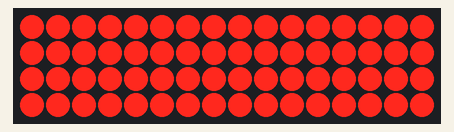
This sketch was run on a simulated Arduino Uno, built with avr-gcc and run on an emulated ATmega328P. Shown: 16×4 LED matrix. Wiring (inferred from the names in the program): LED cube drawn one layer per row (orientation assumed): layers A3, A2, A1, A0; columns pin 13, pin 12, pin 11, pin 10, pin 9, pin 8, pin 7, pin 6, pin 5, pin 4, pin 3, pin 2, pin 1, pin 0, A5, A4.

Above: at 0.8 s.
At 2.9 s:
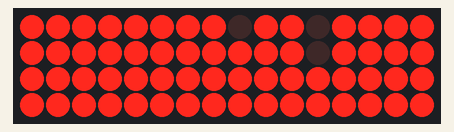
At 8.8 s:
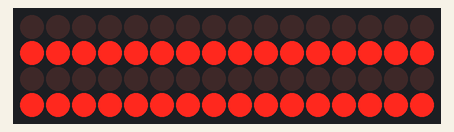
At 17.6 s:
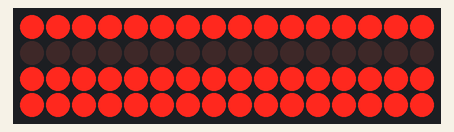
At 24.9 s:
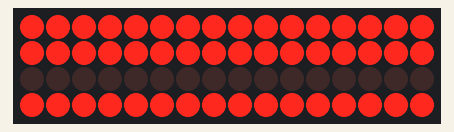
At 33.6 s:
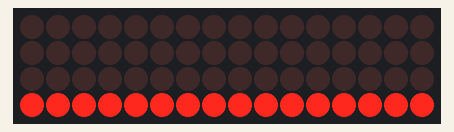

Measured:
- what the display in image 0 shows lasts 0.8 s, from 0.7 s to 1.5 s
- what the display in image 1 shows lasts 0.7 s, from 2.9 s to 3.6 s
- what the display in image 2 shows lasts 1.5 s, from 8.7 s to 10.2 s
- what the display in image 3 shows lasts 3.0 s, from 17.5 s to 20.5 s
- what the display in image 4 shows lasts 2.2 s, from 24.8 s to 27.0 s
- what the display in image 5 shows lasts 4.3 s, from 33.5 s to 37.8 s

The sketch:

led-cube-4x4x4.ino
```cpp
// Marquee effect on 4x4x4 led cube

  #define charSize 4
  #define maxTextLength 20
  #define maxBufferLength 107 // chars * 4 + ((char - 1) * space) + 4 spaces in front + 4 spaces in the back)
  // size of the matrix, and thus the size of the characters
  // const int charSize = 4;

  // timing variables
  const int frameTime = 500;
  //const int stepTime = 250;
  //const int halfStep = stepTime / 2;
  //const int doubleStep = stepTime * 2;

  // initial pin mapping
  int pinLayer[4]={A3,A2,A1,A0}; //initializing and declaring led layers
  int pinColumn[16]={13,12,11,10,9,8,7,6,5,4,3,2,1,0,A5,A4}; //initializing and declaring led rows

  // mapping the display slices to pins
  int frontOuterDisplay[4] = {A4, A5, 0, 1};
  int backOuterDisplay[4] = {10, 11, 12, 13};
  int frontInnerDisplay[4] = {2, 3, 4, 5};
  int backInnerDisplay[4] = {6, 7, 8, 9};
  int layerDisplay[4] = {A3,A2,A1,A0};  // layers up to down

  // contents to write to the cube in each timing step
  // the buffer will be written to the middle two slices of the cube, front and back faces are turned off.
  bool displayBuffer[4][4] = {
      {0,0,0,0},
      {0,0,0,0},
      {0,0,0,0},
      {0,0,0,0}
    };

  // the combination of charmaps to write to the display are constructed in this buffer
  bool textBuffer[charSize][maxBufferLength];
  int actualTextLength = 0;
  int actualBufferLength = 0;
  bool *marqueeFinger;
  bool *bufferEndFinger;

  // character maps
  const bool charmap_none[4][4] = {
    {0,0,0,0},
    {0,0,0,0},
    {0,0,0,0},
    {0,0,0,0}
  };
  const bool charmap_all[4][4] = {
    {1,1,1,1},
    {1,1,1,1},
    {1,1,1,1},
    {1,1,1,1}
  };
  const bool charmap_a[4][4] = {
    {0,1,1,0},
    {1,0,0,1},
    {1,1,1,1},
    {1,0,0,1}
  };
  const bool charmap_b[4][4] = {
    {1,0,0,0},
    {1,0,0,0},
    {1,1,1,1},
    {1,1,1,1}
  };
  const bool charmap_c[4][4] = {
    {0,1,1,1},
    {1,0,0,0},
    {1,0,0,0},
    {0,1,1,1}
  };
  const bool charmap_d[4][4] = {
    {0,0,0,1},
    {0,0,0,1},
    {1,1,1,1},
    {1,1,1,1}
  };
  const bool charmap_e[4][4] = {
    {1,1,1,1},
    {1,0,0,0},
    {1,1,1,0},
    {1,1,1,1}
  };
  const bool charmap_f[4][4] = {
    {1,1,1,1},
    {1,0,0,0},
    {1,1,1,0},
    {1,0,0,0}
  };
  const bool charmap_g[4][4] = {
    {1,1,1,1},
    {1,1,1,1},
    {0,0,0,1},
    {1,1,1,1}
  };
  const bool charmap_h[4][4] = {
    {1,0,0,1},
    {1,0,0,1},
    {1,1,1,1},
    {1,0,0,1}
  };
  const bool charmap_i[4][4] = {
    {0,1,1,0},
    {0,1,1,0},
    {0,1,1,0},
    {0,1,1,0}
  };
  const bool charmap_j[4][4] = {
    {0,0,1,0},
    {0,0,1,0},
    {0,0,1,0},
    {1,1,1,0}
  };
  const bool charmap_k[4][4] = {
    {1,0,0,1},
    {1,0,1,0},
    {1,1,1,0},
    {1,0,0,1}
  };
  const bool charmap_l[4][4] = {
    {0,1,0,0},
    {0,1,0,0},
    {0,1,0,0},
    {0,1,1,1}
  };
  const bool charmap_m[4][4] = {
    {1,0,0,1},
    {1,1,1,1},
    {1,0,0,1},
    {1,0,0,1}
  };
  const bool charmap_n[4][4] = {
    {1,0,0,1},
    {1,1,0,1},
    {1,0,1,1},
    {1,0,0,1}
  };
  const bool charmap_o[4][4] = {
    {1,1,1,1},
    {1,0,0,1},
    {1,0,0,1},
    {1,1,1,1}
  };
  const bool charmap_p[4][4] = {
    {1,1,1,1},
    {1,1,1,1},
    {1,0,0,0},
    {1,0,0,0}
  };
  const bool charmap_q[4][4] = {
    {1,1,1,0},
    {1,0,1,0},
    {1,1,1,0},
    {0,0,0,1}
  };
  const bool charmap_r[4][4] = {
    {1,1,1,0},
    {1,0,0,1},
    {1,1,1,0},
    {1,0,0,1}
  };
  const bool charmap_s[4][4] = {
    {1,1,1,0},
    {1,1,1,0},
    {0,0,0,1},
    {1,1,1,0}
  };
  const bool charmap_t[4][4] = {
    {1,1,1,0},
    {0,1,0,0},
    {0,1,0,0},
    {0,1,0,0}
  };
  const bool charmap_u[4][4] = {
    {1,0,0,1},
    {1,0,0,1},
    {1,0,0,1},
    {1,1,1,1}
  };
  const bool charmap_v[4][4] = {
    {1,0,0,1},
    {1,0,0,1},
    {1,0,0,1},
    {0,1,1,0}
  };
  const bool charmap_w[4][4] = {
    {1,0,0,1},
    {1,0,0,1},
    {1,1,1,1},
    {0,1,1,0}
  };
  const bool charmap_x[4][4] = {
    {1,0,0,1},
    {0,1,1,0},
    {0,1,1,0},
    {1,0,0,1}
  };
  const bool charmap_y[4][4] = {
    {1,0,0,1},
    {0,1,1,1},
    {0,0,0,1},
    {1,1,1,1}
  };
  const bool charmap_z[4][4] = {
    {1,1,1,1},
    {0,0,1,0},
    {0,1,0,0},
    {1,1,1,1}
  };

void setup() {
  setupPhysicalDisplay();

  clearTextBuffer();

  // string to write
  String marqueeText = "haye en silje";
  buildMarqueeText(marqueeText);

  marqueeFinger = textBuffer[0];
}

void loop() {
  loadFrameFromTextBuffer(marqueeFinger);
  render();
  marqueeFinger++;

  // reset the finger when at the end of the text
  if(marqueeFinger==bufferEndFinger)
    marqueeFinger = textBuffer[0];
}

/***********
  Setup functions
************/

void setupPhysicalDisplay() {
  for(int i = 0; i<16; i++) {
    pinMode(pinColumn[i], OUTPUT);  //setting rows to ouput
  }

  for(int i = 0; i<4; i++) {
    pinMode(pinLayer[i], OUTPUT);  //setting layers to output
  }

  turnEverythingOff();
}

/***********
  Rendering
************/

void render() {
  for(int t = frameTime; t>0; t--) {  // for the duration of a frame
    renderFrame();
  }
}

void renderFrame() {
  for(int row = 0; row < charSize; row++) {  // multiplex through the frame in the buffer
    for(int col = 0; col < charSize; col++) {
      turnEverythingOff();
      if(displayBuffer[row][col]) {
        digitalWrite(frontInnerDisplay[col], LOW);
        digitalWrite(backInnerDisplay[col], LOW);
        digitalWrite(layerDisplay[row], HIGH);
      }
    }
  }
}

void fillBufferWithFrame(const int frame[charSize][charSize]){
  for(int row = 0; row < charSize; row++) {
    for(int col = 0; col < charSize; col++) {
      displayBuffer[row][col] = frame[row][col];
    }
  }
}

void loadFrameFromTextBuffer(bool* finger) {
  for(int row = 0; row < charSize; row++) {
    for(int col = 0; col < charSize; col++) {
      displayBuffer[row][col] = (bool) *(finger + (row * maxBufferLength) + col);
    }
  }
}

/***********
  Managing textBuffer functions
************/

void clearTextBuffer() {
  for(int row = 0; row < charSize; row++) {
    for(int col = 0; col < maxBufferLength; col++) {
      textBuffer[row][col] = 0;
    }
  }
}

const bool* getMapForChar(char c) {
  switch(c) {
    case 'a':
      return charmap_a[0];
      break;
    case 'b':
      return charmap_b[0];
      break;
    case 'c':
      return charmap_c[0];
      break;
    case 'd':
      return charmap_d[0];
      break;
    case 'e':
      return charmap_e[0];
      break;
    case 'f':
      return charmap_f[0];
      break;
    case 'g':
      return charmap_g[0];
      break;
    case 'h':
      return charmap_h[0];
      break;
    case 'i':
      return charmap_i[0];
      break;
    case 'j':
      return charmap_j[0];
      break;
    case 'k':
      return charmap_k[0];
      break;
    case 'l':
      return charmap_l[0];
      break;
    case 'm':
      return charmap_m[0];
      break;
    case 'n':
      return charmap_n[0];
      break;
    case 'o':
      return charmap_o[0];
      break;
    case 'p':
      return charmap_p[0];
      break;
    case 'q':
      return charmap_q[0];
      break;
    case 'r':
      return charmap_r[0];
      break;
    case 's':
      return charmap_s[0];
      break;
    case 't':
      return charmap_t[0];
      break;
    case 'u':
      return charmap_u[0];
      break;
    case 'v':
      return charmap_v[0];
      break;
    case 'w':
      return charmap_w[0];
      break;
    case 'x':
      return charmap_x[0];
      break;
    case 'y':
      return charmap_y[0];
      break;
    case 'z':
      return charmap_z[0];
      break;
    default:
      return charmap_none[0];
  }
}

void copyCharmap(const bool* frame, bool* pos) {
  for(int row = 0; row < charSize; row++) {
    for(int col = 0; col < charSize; col++) {
      bool val = (bool) *(frame + (row * charSize) + col);
      *(pos + (row * maxBufferLength) + col) = val;
    }
  }
}

void buildMarqueeText(String text) {
  actualTextLength = text.length();
  actualBufferLength = calculateBufferLength(actualTextLength);
  bufferEndFinger = textBuffer[0] + (actualBufferLength - charSize); // size of intentionally filled columns in buffer, minus trailing spaces for correct finger position

  if(actualTextLength > maxTextLength) {
    text = "input too long";
    actualTextLength = text.length();
    actualBufferLength = calculateBufferLength(actualTextLength);
    bufferEndFinger = textBuffer[0] + (actualBufferLength - charSize);
  }

  bool* finger = textBuffer[0];

  // start with four spaces have the text move in: advance pointer
  finger += charSize;

  for(int i = 0; i < actualTextLength; i++) { // for each char in the text to display
    char c = text[i];
    if(c == ' ')
      finger += 1; // a space is 2 empty columns... TODO: should be part of the charmaps, but not with such a huge gap (5 columns, due to 'monospacing')
    else {
      const bool* charmap = getMapForChar(c);
      // write the char to the textBuffer
      copyCharmap(charmap, finger);
      finger += charSize; // advance pointer to after the char

      // write a space after the character to the textBuffer
      finger += 1;
    }
  }
  // finish with 3 more spaces to have the text move out.
  finger += 3;
}

int calculateBufferLength(int len) {
  return ((len+2)*charSize)+(len-1); // 4 columns per char, 4 on the head, 4 on the tail, n-1 spaces between chars.
}

/***********
  Display management
************/

//turn all off
void turnEverythingOff() {
  for(int i = 0; i<16; i++) {
    digitalWrite(pinColumn[i], 1);
  }
  for(int i = 0; i<4; i++) {
    digitalWrite(pinLayer[i], 0);
  }
}

//turn all on
void turnEverythingOn() {
  for(int i = 0; i<16; i++) {
    digitalWrite(pinColumn[i], 0);
  }
  //turning on layers
  for(int i = 0; i<4; i++) {
    digitalWrite(pinLayer[i], 1);
  }
}
```
